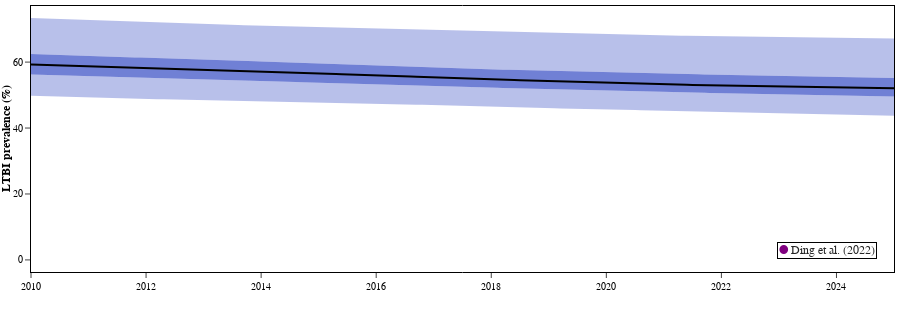

Notebook source saved alongside this figure:
### Code cell
target_plot

### Figure 1 — Plotly figure (JSON) as saved in the notebook; plotly's stock layout.template omitted (floating-point values rounded to 4 significant figures; data arrays with more than 128 entries replaced by an {"elided": "..."} marker saying what was removed)
{"data": [{"fill": "tonexty", "fillcolor": "rgba(0,30,180,0.0)", "line": {"width": 0}, "name": "0.025", "showlegend": false, "type": "scatter", "x": {"elided": "151 float values"}, "xaxis": "x", "y": {"elided": "151 float values"}, "yaxis": "y"}, {"fill": "tonexty", "fillcolor": "rgba(0,30,180,0.27999999999999997)", "line": {"width": 0}, "name": "0.25", "showlegend": false, "type": "scatter", "x": {"elided": "151 float values"}, "xaxis": "x", "y": {"elided": "151 float values"}, "yaxis": "y"}, {"fill": "tonexty", "fillcolor": "rgba(0,30,180,0.5599999999999999)", "line": {"width": 0}, "name": "0.5", "showlegend": false, "type": "scatter", "x": {"elided": "151 float values"}, "xaxis": "x", "y": {"elided": "151 float values"}, "yaxis": "y"}, {"fill": "tonexty", "fillcolor": "rgba(0,30,180,0.5599999999999999)", "line": {"width": 0}, "name": "0.75", "showlegend": false, "type": "scatter", "x": {"elided": "151 float values"}, "xaxis": "x", "y": {"elided": "151 float values"}, "yaxis": "y"}, {"fill": "tonexty", "fillcolor": "rgba(0,30,180,0.27999999999999997)", "line": {"width": 0}, "name": "0.975", "showlegend": false, "type": "scatter", "x": {"elided": "151 float values"}, "xaxis": "x", "y": {"elided": "151 float values"}, "yaxis": "y"}, {"line": {"color": "black"}, "name": "Median", "showlegend": false, "type": "scatter", "x": {"elided": "151 float values"}, "xaxis": "x", "y": {"elided": "151 float values"}, "yaxis": "y"}], "layout": {"annotations": [{"bordercolor": "black", "borderwidth": 1, "showarrow": false, "text": "<span style=\"color:purple; font-size:12px\">&#9679;</span> <span style=\"font-size:12px\">Ding et al. (2022)</span>", "x": 0.98, "xanchor": "right", "xref": "x domain", "y": 0.05, "yanchor": "bottom", "yref": "y domain"}], "height": 320, "margin": {"b": 40, "l": 10, "r": 5, "t": 5}, "showlegend": false, "xaxis": {"anchor": "y", "domain": [0, 1], "dtick": 2, "range": [2010, 2025], "tick0": 2010, "tickmode": "linear", "title": {"text": ""}}, "yaxis": {"anchor": "x", "domain": [0, 1], "range": [-3.667, 77.02], "title": {"font": {"size": 12}, "standoff": 0, "text": "<b>LTBI prevalence (%)</b>"}}}}
